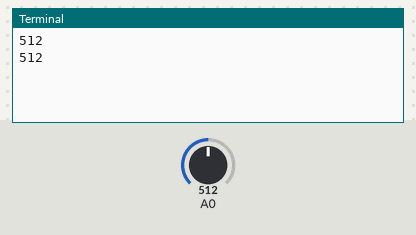
The program below on a simulated Raspberry Pi (BCM pin numbers) with a GrovePi and a Grove Base HAT. Parts: the last lines printed to the terminal. The test bench sets the inputs (shaded band); at power-on: A0 = 512 (analog values on the 0–1023 scale).

Above: at 2.2 s.
2.3 s: A0 set to 716
At 3.5 s:
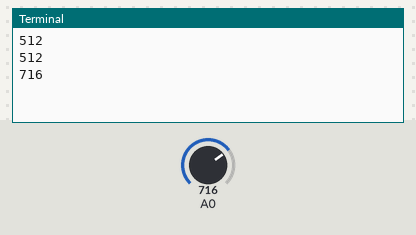
3.8 s: A0 set to 900
At 4.4 s:
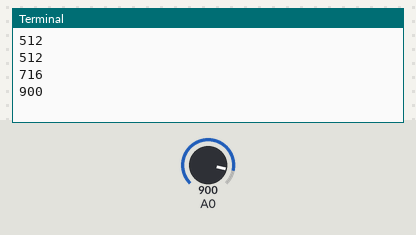
Timing chart, 0 to 6.8 s (numbered marks = the images above; inputs shaded):
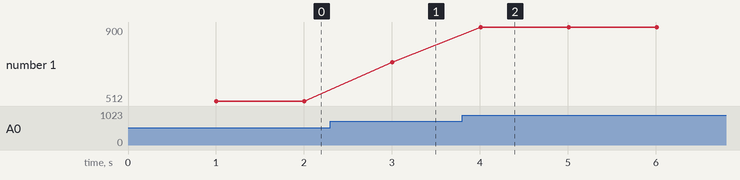

Measured:
- after the input at 2.3 s, the terminal: prints a new line after 0.71 s (image 1)
- after the input at 3.8 s, the terminal: prints a new line after 0.21 s (image 2)
- plotted number 1: 512 → 716 after the input at 2.3 s, 716 → 900 after the input at 3.8 s

The program:

grovepi_i2c.py
```python
#!/usr/bin/env python

# GrovePi Basic I2C comms Example
#
# The GrovePi connects the Raspberry Pi and Grove sensors.  You can learn more about GrovePi here:  http://www.dexterindustries.com/GrovePi
#
# Have a question about this example?  Ask on the forums here:  http://forum.dexterindustries.com/c/grovepi
#
'''
## License

The MIT License (MIT)

GrovePi for the Raspberry Pi: an open source platform for connecting Grove Sensors to the Raspberry Pi.
Copyright (C) 2017  Dexter Industries

Permission is hereby granted, free of charge, to any person obtaining a copy
of this software and associated documentation files (the "Software"), to deal
in the Software without restriction, including without limitation the rights
to use, copy, modify, merge, publish, distribute, sublicense, and/or sell
copies of the Software, and to permit persons to whom the Software is
furnished to do so, subject to the following conditions:

The above copyright notice and this permission notice shall be included in
all copies or substantial portions of the Software.

THE SOFTWARE IS PROVIDED "AS IS", WITHOUT WARRANTY OF ANY KIND, EXPRESS OR
IMPLIED, INCLUDING BUT NOT LIMITED TO THE WARRANTIES OF MERCHANTABILITY,
FITNESS FOR A PARTICULAR PURPOSE AND NONINFRINGEMENT. IN NO EVENT SHALL THE
AUTHORS OR COPYRIGHT HOLDERS BE LIABLE FOR ANY CLAIM, DAMAGES OR OTHER
LIABILITY, WHETHER IN AN ACTION OF CONTRACT, TORT OR OTHERWISE, ARISING FROM,
OUT OF OR IN CONNECTION WITH THE SOFTWARE OR THE USE OR OTHER DEALINGS IN
THE SOFTWARE.
'''

import smbus
import time
import grovepi
import RPi.GPIO as GPIO

# use the bus that matches your raspi version
rev = GPIO.RPI_REVISION
if rev == 2 or rev == 3:
    bus = smbus.SMBus(1)
else:
    bus = smbus.SMBus(0)

# This is the address we setup in the Arduino Program
address = 0x04

def writeNumber(value):
    bus.write_byte(address, value)
    # bus.write_byte_data(address, 0, value)
    return -1

def readNumber():
    number = bus.read_byte(address)
    # number = bus.read_byte_data(address, 1)
    return number

#grovepi.pinMode(7,"INPUT")
time.sleep(1)
i=0
while True:
    print(grovepi.analogRead(0))
    time.sleep(1)
```
